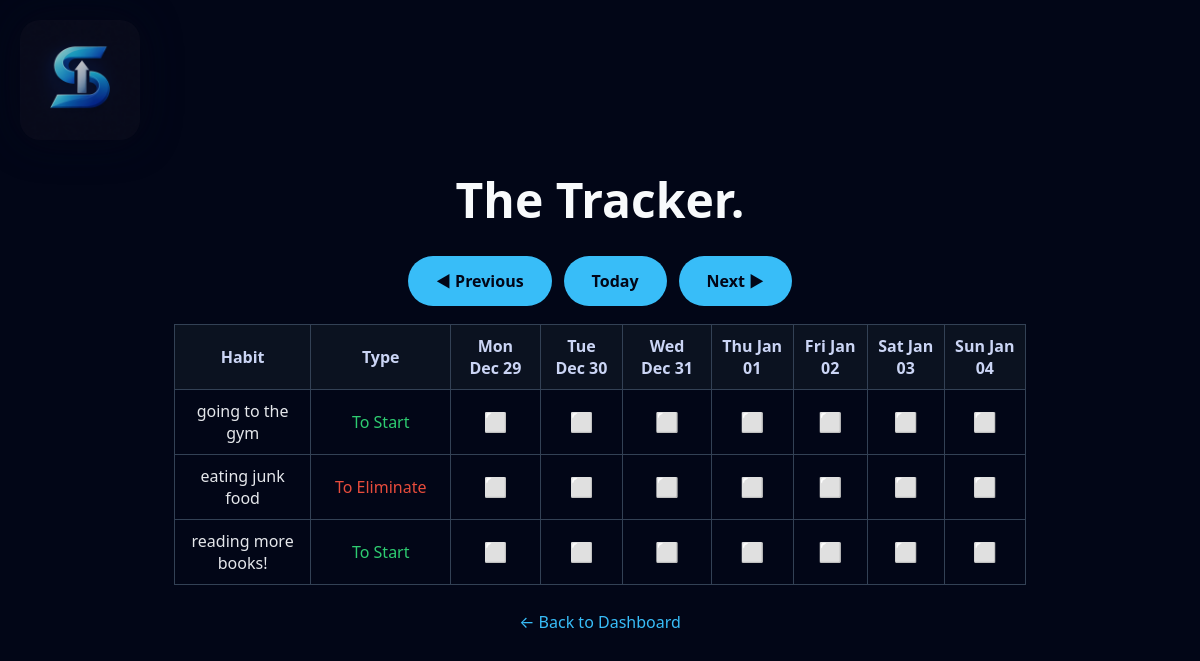
Page /table?week=2025-12-29 on the committed database.
### tables this page shows
CREATE TABLE habits (
    id INTEGER PRIMARY KEY AUTOINCREMENT,
    name TEXT NOT NULL,
    type TEXT NOT NULL CHECK(type IN ('start','cut'))
);

### app.py (the view)
@app.route("/table")
def table():
    week_param = request.args.get("week", "")
    monday = parse_week_param(week_param)
    week = build_week(monday)
    start_iso = week[0]["iso"]
    end_iso = week[-1]["iso"]
    prev_monday = (monday - timedelta(days=7)).isoformat()
    next_monday = (monday + timedelta(days=7)).isoformat()
    this_monday = (date.today() - timedelta(days=date.today().weekday())).isoformat()
    conn = db()
    cur = conn.cursor()
    habits = cur.execute(
        "SELECT id, name, type FROM habits ORDER BY id"
    ).fetchall()
    check_rows = cur.execute(
        """
        SELECT habit_id, check_date, done
        FROM checks
        WHERE check_date >= ? AND check_date <= ?
        """,
        (start_iso, end_iso)
    ).fetchall()
    done = {}
    for r in check_rows:
        done[(r["habit_id"], r["check_date"])] = (r["done"] == 1)
    conn.close()
    return render_template(
        "table.html",
        habits=habits,
        week=week,
        done=done,
        week_start=monday.isoformat(),
        prev_week=prev_monday,
        next_week=next_monday,
        this_week=this_monday
    )

### app.py (called while the page is built)
def db():
    conn = sqlite3.connect(DB)
    conn.row_factory = sqlite3.Row
    return conn

def parse_week_param(week_str):
    chosen = date.today()
    if week_str:
        try:
            chosen = datetime.strptime(week_str, "%Y-%m-%d").date()
        except ValueError:
            chosen = date.today()
    monday = chosen - timedelta(days=chosen.weekday())
    return monday

def build_week(monday):
    today = date.today()
    week = []
    for i in range(7):
        d = monday + timedelta(days=i)
        week.append({
            "label": d.strftime("%a %b %d"),
            "iso": d.isoformat(),
            "is_today": (d == today)
        })
    return week

### templates/table.html (shortened to what this page needs)
<!DOCTYPE html>
<html lang="en">
<head>
  <link rel="stylesheet" href="{{ url_for('static', filename='styles.css') }}">
</head>
<body>
  <div class="container">
    <h1>The Tracker.</h1>
    <div class="week-nav">
      <a class="btn" href="{{ url_for('table', week=prev_week) }}">◀ Previous</a>
      <a class="btn" href="{{ url_for('table', week=this_week) }}">Today</a>
      <a class="btn" href="{{ url_for('table', week=next_week) }}">Next ▶</a>
    </div>
    <div class="table-wrap">
      <table>
        <thead>
          <tr>
            <th>Habit</th>
            <th>Type</th>
            {% for day in week %}
              <th class="{% if day.is_today %}today{% endif %}">
                {{ day.label }}
              </th>
            {% endfor %}
          </tr>
        </thead>
        <tbody>
          {% for h in habits %}
          <tr>
            <td>{{ h["name"] }}</td>
            <td class="type-col">
              {% if h["type"] == "start" %}
                <span class="tag start">To Start</span>
              {% else %}
                <span class="tag eliminate">To Eliminate</span>
              {% endif %}
            </td>
            {% for day in week %}
              <td>
                <form method="POST" action="/toggle" class="no-gap">
                  <button class="check-btn" type="submit">
                    {% if done.get((h['id'], day.iso), False) %}
                      ✅
                    {% else %}
                      ⬜
                    {% endif %}
                  </button>
                </form>
              </td>
            {% endfor %}
          </tr>
          {% else %}
          <tr>
            <td colspan="8">No habits yet. Go create some first.</td>
          </tr>
          {% endfor %}
        </tbody>
      </table>
    </div>
    <a class="link" href="/system">← Back to Dashboard</a>
  </div>
</body>
<header class="top-bar">
  <a href="/" class="logo-link">
    <img src="{{ url_for('static', filename='logo.png') }}" alt="Logo" class="logo">
  </a>
</header>
</html>

### static/styles.css (style rules this page uses)
.top-bar { position: absolute; top: 20px; left: 20px; }
.logo { height: 120px; opacity: 0.75; cursor: pointer; filter: drop-shadow(0 0 20px rgba(2, 6, 23, 0.8)); border-radius: 20px; }
* { box-sizing: border-box; margin: 0; padding: 0; }
body { min-height: 100vh; display: flex; justify-content: center; align-items: center; background: #020617; color: #e5e7eb; font-family: system-ui, -apple-system, BlinkMacSystemFont, "Segoe UI", Roboto, sans-serif; }
.container { max-width: 900px; width: 100%; padding: 40px 24px; text-align: center; }
h1 { font-size: 3rem; font-weight: 700; margin-bottom: 24px; color: #f8fafc; }
.btn { display: inline-block; padding: 14px 28px; font-size: 1rem; font-weight: 600; border-radius: 999px; background: #38bdf8; color: #020617; text-decoration: none; border: none; cursor: pointer; }
.link { display: inline-block; margin-top: 26px; color: #38bdf8; text-decoration: none; }
.tag.start { color: #2ecc71; }
.tag.eliminate { color: #e74c3c; }
.table-wrap { width: 100%; overflow-x: auto; margin-top: 16px; }
table { width: 100%; border-collapse: collapse; }
th, td { padding: 10px; border: 1px solid #334155; }
th { background: #0b1220; color: #cbd5f5; font-weight: 600; }
.check-btn { border: none; background: transparent; font-size: 1.2rem; cursor: pointer; }
.type-col { width: 140px; text-align: center; }
.type-col .tag { width: auto; }
.week-nav { margin: 12px 0 18px; display: flex; gap: 12px; justify-content: center; flex-wrap: wrap; }

### rows in the picture
habits: name "going to the gym", type "To Start"
habits: name "eating junk food", type "To Eliminate"
habits: name "reading more books!", type "To Start"

### other values in the picture
{{ day.label }} "Mon Dec 29" "Tue Dec 30" "Wed Dec 31" "Thu Jan 01" "Fri Jan 02" "Sat Jan 03" "Sun Jan 04"
